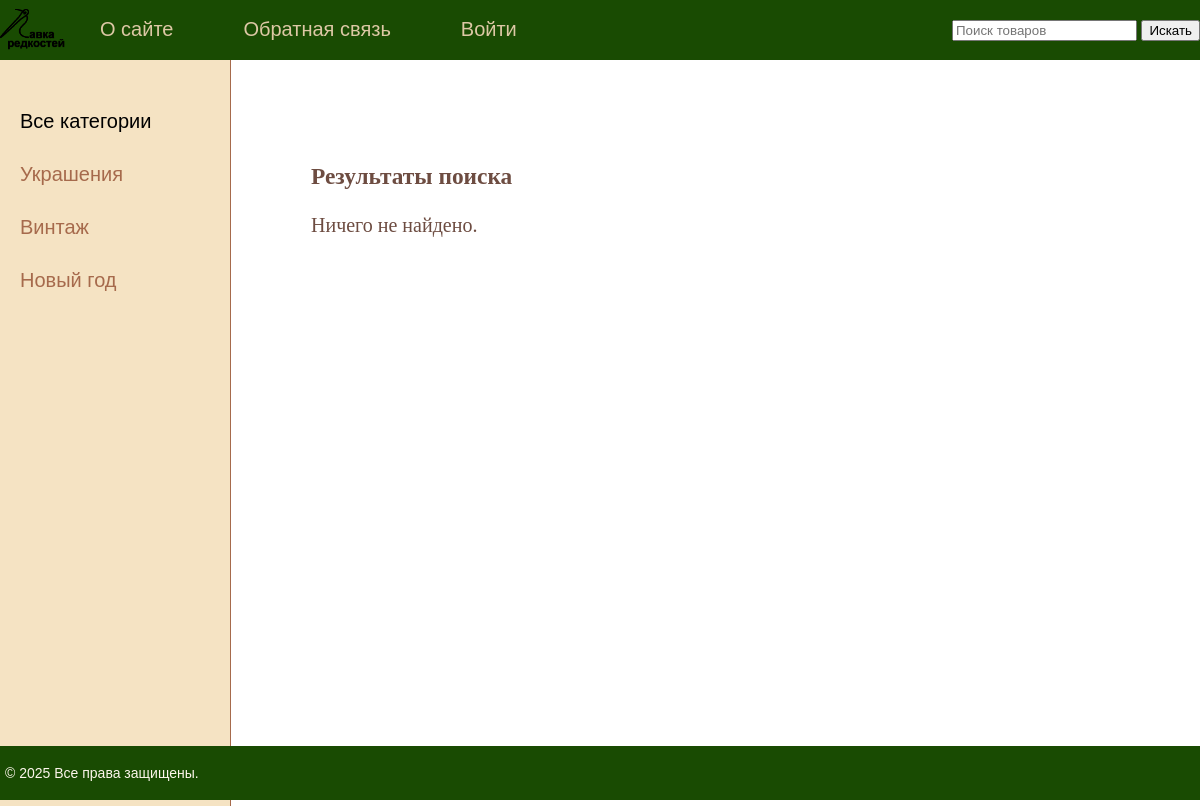
Page /products/search/ on the earlier database version.
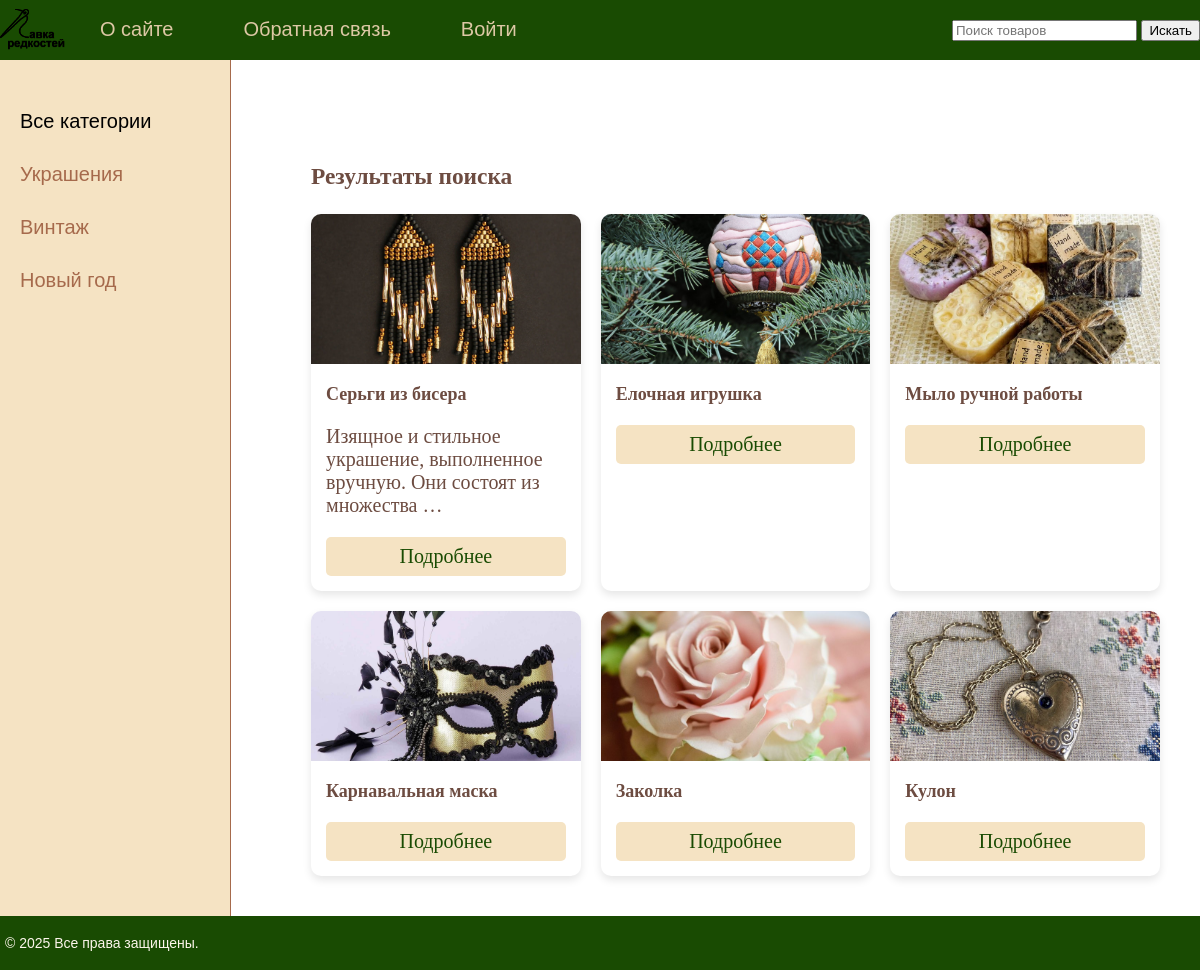
Same page on the later database version.
### products/models.py (models this page shows, shortened)
class Product(models.Model):
    title = models.CharField(max_length=255)
    content = models.TextField(blank=True)
    image = models.ImageField()
    is_published = models.BooleanField(default=True)

### products/views.py (the view)
# urls.py: path('search/', views.product_search, name='product_search'),
def product_search(request):
    from core.views import menu
    query = request.GET.get('q', '').strip()  # Убираем лишние пробелы
    filtered_products = Product.objects.all().filter(title__contains=query)
    data = {
        'title': 'Поиск товаров',
        'products': filtered_products,
        'query': query,
        'menu': menu,
    }
    return render(request, 'products/search.html', data)

### products/converters.py (called while the page is built)
    def to_url(self, value):
        return value

### products/templatetags/products_tags.py (called while the page is built)
@register.inclusion_tag('products/list.html')
def show_categories(cat_selected=0):
    categories = views.categories_db
    return {"categories": categories, 'cat_selected': cat_selected}

### products/templates/products/search.html
{% extends 'base.html' %}
{% load static %}
{% block content %}
<div class="container">
    <h3>Результаты поиска</h3>
    {% if products %}
    <div class="grid">
        {% for p in products %}
        {% if p.is_published %}
        <div class="card">
            <img src="{% static 'core/images/' %}{{ p.image }}" alt="{{ p.title }}">
            <div class="card-body">
                <h5 class="card-title">{{ p.title }}</h5>
                {% autoescape off %}
                <p class="card-text">{{ p.content|linebreaks|truncatewords:10 }}</p>
                {% endautoescape %}
                <a href="products/{{ p.id }}/" class="btn">Подробнее</a>
            </div>
        </div>
        {% endif %}
        {% endfor %}
    </div>
    {% else %}
    <p>Ничего не найдено.</p>
    {% endif %}
</div>
{% endblock %}

Differences in the rows shown:
added Product: image (picture), title "Серьги из бисера", content "Изящное и стильное украшение, выполненное вручную. Они состоят из множества …"
added Product: image (picture), title "Елочная игрушка"
added Product: image (picture), title "Мыло ручной работы"
added Product: image (picture), title "Карнавальная маска"
added Product: image (picture), title "Заколка"
added Product: image (picture), title "Кулон"
Other differences:
text no longer shown: "Ничего не найдено."
